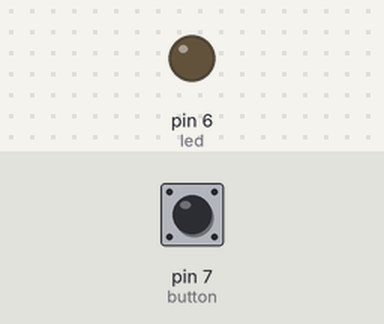
The sketch below on a simulated Arduino Uno, built with avr-gcc and run on an emulated ATmega328P. Parts: output pins drawn as LEDs (lit = HIGH). The test bench sets the inputs (shaded band); at power-on: pin 7 (button) LOW.

Above: at 1.2 s.
1.3 s: pin 7 (button) pulled HIGH for 0.15 s
At 1.7 s:
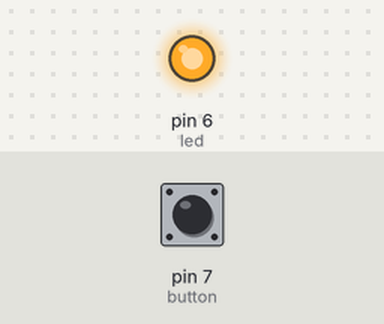
2.9 s: pin 7 (button) pulled HIGH for 1 s
At 4.1 s:
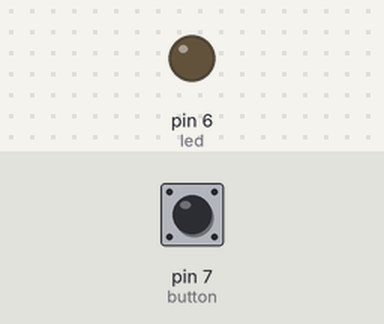
5.4 s: pin 7 (button) pulled HIGH for 3.2 s
At 6.0 s:
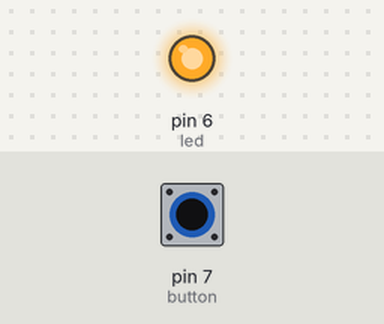
Timing chart, 0 to 8.4 s (numbered marks = the images above; inputs shaded):
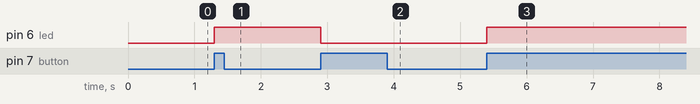

Measured:
- after the input at 1.3 s, pin 6 (led): LOW → HIGH at once
- after the input at 2.9 s, pin 6 (led): HIGH → LOW at once
- after the input at 5.4 s, pin 6 (led): LOW → HIGH at once

The sketch:

Lab7_on_off_led_V1.ino
```cpp
#define button 7
#define led 6
bool StateBTN;
bool previous;
bool State = 0;

void setup() {
  // put your setup code here, to run once:
  pinMode(button, INPUT);
  pinMode(led, OUTPUT);
}

void loop() {
  // put your main code here, to run repeatedly:
  StateBTN = digitalRead(button);

  if(StateBTN == HIGH && previous == LOW){
    State = !State;
    digitalWrite(led, State);
  }

  previous = StateBTN;
}
```
